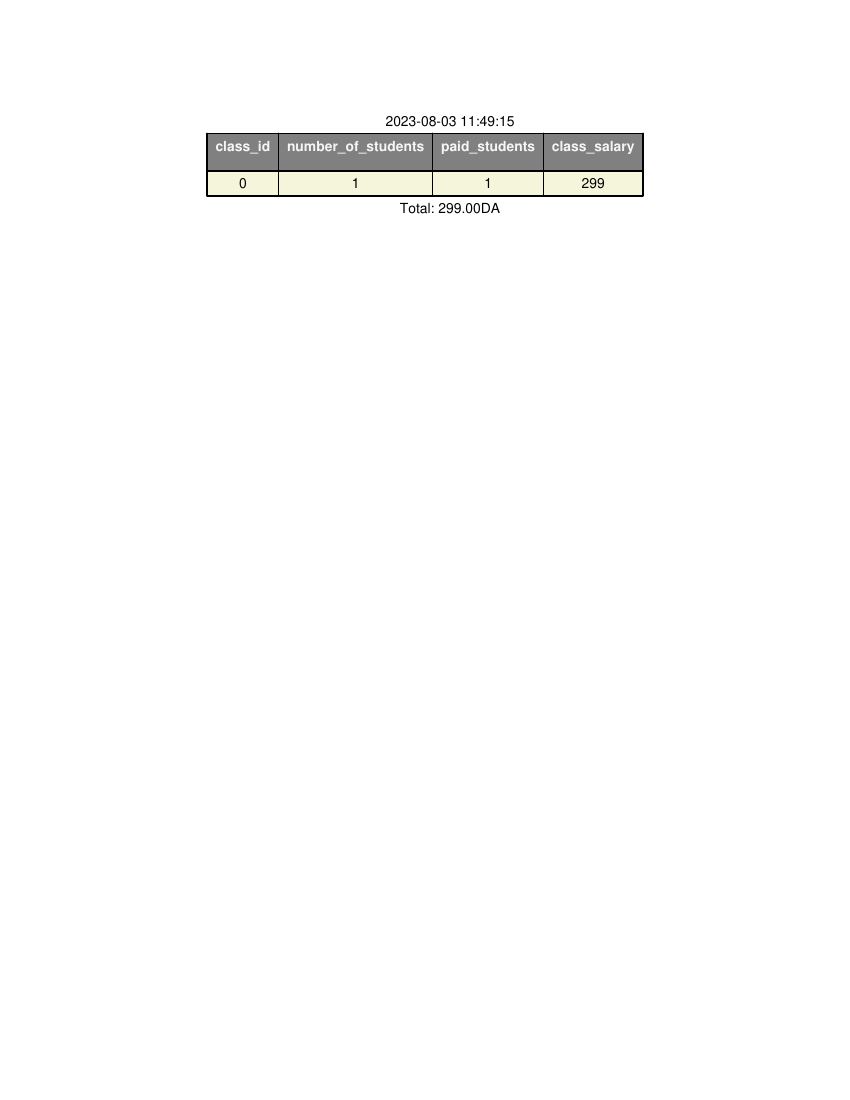

Here is the Python script that generated this plot:
from reportlab.lib.pagesizes import letter
from reportlab.lib import colors
from reportlab.platypus import SimpleDocTemplate, Table, TableStyle
import os
import subprocess
import datetime
from reportlab.lib.pagesizes import letter
from reportlab.pdfgen import canvas

def create_pdf(file_name, text_list):
    # Create a PDF canvas
    c = canvas.Canvas(file_name, pagesize=letter)

    # Set font and font size
    c.setFont("Helvetica", 12)

    # Set the starting position for the text
    x, y = 100, 700

    # Add each element from the text_list on a new line
    for text in text_list:
        c.drawString(x, y, text)
        y -= 20  # Move to the next line, adjust this value as needed

    # Save the PDF and close the canvas
    c.save()

def create_bill(file_path, bill_data, total_amount):
    doc = SimpleDocTemplate(file_path, pagesize=letter)
    elements = []
    elements.append(Table([['', '', '', datetime.datetime.now().strftime('%Y-%m-%d %H:%M:%S')]]))
    # Create the table data (you can customize this based on your bill data)
    table_data = [bill_data[0].keys()]

    for row in bill_data:
        table_data.append([i for i in row.values()])

    # Add the table to the elements list
    table = Table(table_data)
    table.setStyle(TableStyle([
        ('BACKGROUND', (0, 0), (-1, 0), colors.grey),
        ('TEXTCOLOR', (0, 0), (-1, 0), colors.whitesmoke),
        ('ALIGN', (0, 0), (-1, -1), 'CENTER'),
        ('FONTNAME', (0, 0), (-1, 0), 'Helvetica-Bold'),
        ('BOTTOMPADDING', (0, 0), (-1, 0), 12),
        ('BACKGROUND', (0, 1), (-1, -1), colors.beige),
        ('GRID', (0, 0), (-1, -1), 1, colors.black),
    ]))
    elements.append(table)

    # Add total amount at the end
    elements.append(Table([['', '', '', f'Total: {total_amount:.2f}DA']]))

    # Build the PDF
    doc.build(elements)

def open_pdf(file_path):
    if os.path.exists(file_path):
        if os.name == 'nt':
            os.startfile(file_path)  # For Windows
        else:
            subprocess.Popen(['xdg-open', file_path])  # For Linux

if __name__ == "__main__":
    bill_data = [
        ("Item 1", 5, 10),
        ("Item 2", 2, 15),
        ("Item 3", 3, 8),
    ]

    pdf_file_path = "bill.pdf"

    # Create the bill as a PDF
    create_bill(pdf_file_path, bill_data)

    # Open the PDF
    open_pdf(pdf_file_path)
